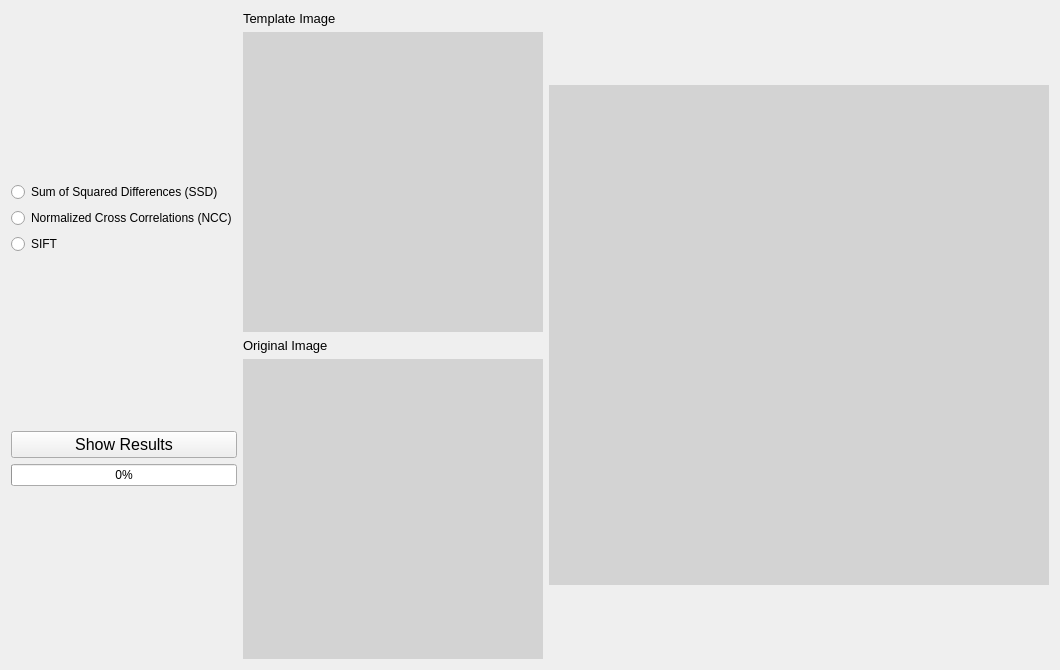
      <widget class="QWidget" name="tab_7">
       <attribute name="title">
        <string>Match Features</string>
       </attribute>
       <layout class="QGridLayout" name="gridLayout_4">
        <item row="0" column="0">
         <layout class="QHBoxLayout" name="horizontalLayout_33">
          <item>
           <layout class="QVBoxLayout" name="verticalLayout_30">
            <item>
             <layout class="QVBoxLayout" name="verticalLayout_29">
              <item>
               <layout class="QVBoxLayout" name="verticalLayout_27">
                <item>
                 <widget class="QRadioButton" name="ssd_radio_button">
                  <property name="text">
                   <string>Sum of Squared Differences (SSD) </string>
                  </property>
                 </widget>
                </item>
                <item>
                 <widget class="QRadioButton" name="ncc_radio_button">
                  <property name="text">
                   <string>Normalized Cross Correlations (NCC)</string>
                  </property>
                 </widget>
                </item>
                <item>
                 <widget class="QRadioButton" name="sift_radio_button">
                  <property name="text">
                   <string>SIFT</string>
                  </property>
                 </widget>
                </item>
               </layout>
              </item>
             </layout>
            </item>
            <item>
             <layout class="QVBoxLayout" name="verticalLayout_26">
              <item>
               <widget class="QPushButton" name="match_images_btn">
                <property name="font">
                 <font>
                  <pointsize>12</pointsize>
                 </font>
                </property>
                <property name="text">
                 <string>Show Results</string>
                </property>
               </widget>
              </item>
              <item>
               <widget class="QProgressBar" name="match_progressBar">
                <property name="value">
                 <number>0</number>
                </property>
               </widget>
              </item>
             </layout>
            </item>
           </layout>
          </item>
          <item>
           <layout class="QHBoxLayout" name="horizontalLayout_32">
            <item>
             <layout class="QVBoxLayout" name="verticalLayout_28">
              <item>
               <layout class="QVBoxLayout" name="verticalLayout_24">
                <item>
                 <widget class="QLabel" name="label_7">
                  <property name="font">
                   <font>
                    <pointsize>10</pointsize>
                   </font>
                  </property>
                  <property name="text">
                   <string>Template Image</string>
                  </property>
                 </widget>
                </item>
                <item>
                 <widget class="QLabel" name="image_to_be_matched">
                  <property name="sizePolicy">
                   <sizepolicy hsizetype="Fixed" vsizetype="Fixed">
                    <horstretch>0</horstretch>
                    <verstretch>0</verstretch>
                   </sizepolicy>
                  </property>
                  <property name="minimumSize">
                   <size>
                    <width>300</width>
                    <height>300</height>
                   </size>
                  </property>
                  <property name="styleSheet">
                   <string notr="true">background-color:lightgrey</string>
                  </property>
                  <property name="text">
                   <string/>
                  </property>
                 </widget>
                </item>
               </layout>
              </item>
              <item>
               <layout class="QVBoxLayout" name="verticalLayout_25">
                <item>
                 <widget class="QLabel" name="label_8">
                  <property name="font">
                   <font>
                    <pointsize>10</pointsize>
                   </font>
                  </property>
                  <property name="text">
                   <string>Original Image</string>
                  </property>
                 </widget>
                </item>
                <item>
                 <widget class="QLabel" name="image_to_match">
                  <property name="sizePolicy">
                   <sizepolicy hsizetype="Fixed" vsizetype="Fixed">
                    <horstretch>0</horstretch>
                    <verstretch>0</verstretch>
                   </sizepolicy>
                  </property>
                  <property name="minimumSize">
                   <size>
                    <width>300</width>
                    <height>300</height>
                   </size>
                  </property>
                  <property name="styleSheet">
                   <string notr="true">background-color:lightgrey</string>
                  </property>
                  <property name="text">
                   <string/>
                  </property>
                 </widget>
                </item>
               </layout>
              </item>
             </layout>
            </item>
            <item>
             <widget class="QLabel" name="matched_image">
              <property name="sizePolicy">
               <sizepolicy hsizetype="Fixed" vsizetype="Fixed">
                <horstretch>0</horstretch>
                <verstretch>0</verstretch>
               </sizepolicy>
              </property>
              <property name="minimumSize">
               <size>
                <width>500</width>
                <height>500</height>
               </size>
              </property>
              <property name="styleSheet">
               <string notr="true">background-color:lightgrey</string>
              </property>
              <property name="text">
               <string/>
              </property>
             </widget>
            </item>
           </layout>
          </item>
         </layout>
        </item>
       </layout>
      </widget>
